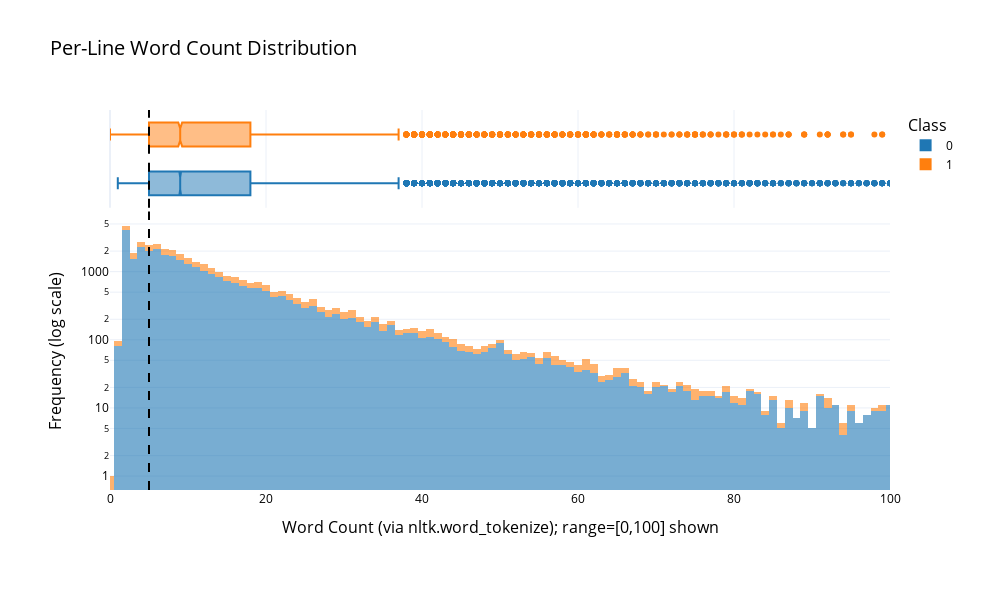

Source (notebook cell):
### Code cell
# plot setup
title = "Per-Line Word Count Distribution"
hlabel = "Word Count (via nltk.word_tokenize); range=[0,100] shown"
vlabel = "Frequency (log scale)"
legend_label = "Class"

template = 'plotly_white'
colormap = px.colors.qualitative.D3

width = 1000; height = 600; margin = 110

fig = px.histogram(
    script_df_subset,
    x='word_count',
    color='label',
    marginal='box',
    log_y=True,
    color_discrete_sequence=colormap,
    opacity=0.6,
    range_x=[0, 100],
)

fig.update_layout(
    template=template,
    title=dict(text=title, font=dict(size=20)),
    xaxis_title=dict(text=hlabel, font=dict(size=16)),
    yaxis_title=dict(text=vlabel, font=dict(size=16)),
    legend_title=dict(text=legend_label, font=dict(size=16)),
    #showlegend=False,
    margin=dict(l=margin, r=margin, t=margin, b=margin),
    width=width, 
    height=height,
    font=dict(family='Open Sans, Arial', color='black')
)

fig.add_vline(x=5, line_dash="dash", line_color="black")

fig.show()

### Figure 1 — Plotly figure (JSON) as saved in the notebook; plotly's stock layout.template omitted (floating-point values rounded to 4 significant figures; data arrays with more than 128 entries replaced by an {"elided": "..."} marker saying what was removed)
{"data": [{"alignmentgroup": "True", "bingroup": "x", "hovertemplate": "label=0<br>word_count=%{x}<br>count=%{y}<extra></extra>", "legendgroup": "0", "marker": {"color": "#1F77B4", "opacity": 0.6, "pattern": {"shape": ""}}, "name": "0", "offsetgroup": "0", "orientation": "v", "showlegend": true, "type": "histogram", "x": {"elided": "32668 int values"}, "xaxis": "x", "yaxis": "y"}, {"alignmentgroup": "True", "hovertemplate": "label=0<br>word_count=%{x}<extra></extra>", "legendgroup": "0", "marker": {"color": "#1F77B4"}, "name": "0", "notched": true, "offsetgroup": "0", "showlegend": false, "type": "box", "x": {"elided": "32668 int values"}, "xaxis": "x2", "yaxis": "y2"}, {"alignmentgroup": "True", "bingroup": "x", "hovertemplate": "label=1<br>word_count=%{x}<br>count=%{y}<extra></extra>", "legendgroup": "1", "marker": {"color": "#FF7F0E", "opacity": 0.6, "pattern": {"shape": ""}}, "name": "1", "offsetgroup": "1", "orientation": "v", "showlegend": true, "type": "histogram", "x": {"elided": "6752 int values"}, "xaxis": "x", "yaxis": "y"}, {"alignmentgroup": "True", "hovertemplate": "label=1<br>word_count=%{x}<extra></extra>", "legendgroup": "1", "marker": {"color": "#FF7F0E"}, "name": "1", "notched": true, "offsetgroup": "1", "showlegend": false, "type": "box", "x": {"elided": "6752 int values"}, "xaxis": "x2", "yaxis": "y2"}], "layout": {"barmode": "relative", "font": {"color": "black", "family": "Open Sans, Arial"}, "height": 600, "legend": {"title": {"font": {"size": 16}, "text": "Class"}, "tracegroupgap": 0}, "margin": {"b": 110, "l": 110, "r": 110, "t": 110}, "shapes": [{"line": {"color": "black", "dash": "dash"}, "type": "line", "x0": 5, "x1": 5, "xref": "x", "y0": 0, "y1": 1, "yref": "y domain"}, {"line": {"color": "black", "dash": "dash"}, "type": "line", "x0": 5, "x1": 5, "xref": "x2", "y0": 0, "y1": 1, "yref": "y2 domain"}], "title": {"font": {"size": 20}, "text": "Per-Line Word Count Distribution"}, "width": 1000, "xaxis": {"anchor": "y", "domain": [0, 1], "range": [0, 100], "title": {"font": {"size": 16}, "text": "Word Count (via nltk.word_tokenize); range=[0,100] shown"}}, "xaxis2": {"anchor": "y2", "domain": [0, 1], "matches": "x", "showgrid": true, "showticklabels": false}, "yaxis": {"anchor": "x", "domain": [0, 0.7326], "title": {"font": {"size": 16}, "text": "Frequency (log scale)"}, "type": "log"}, "yaxis2": {"anchor": "x2", "domain": [0.7426, 1], "matches": "y2", "showgrid": false, "showline": false, "showticklabels": false, "ticks": ""}}}
